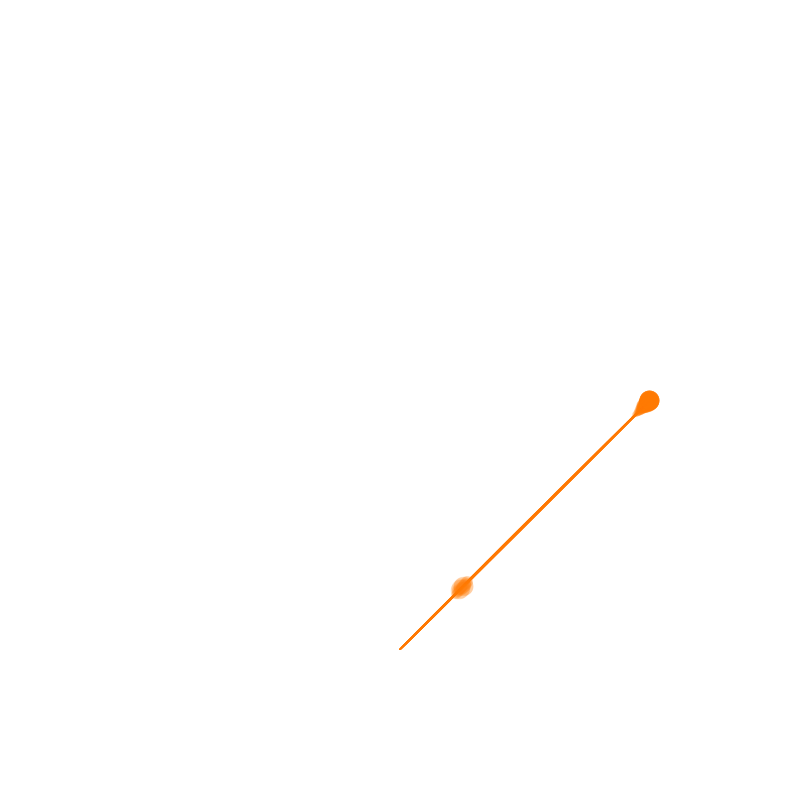
Frame 1 (no input)
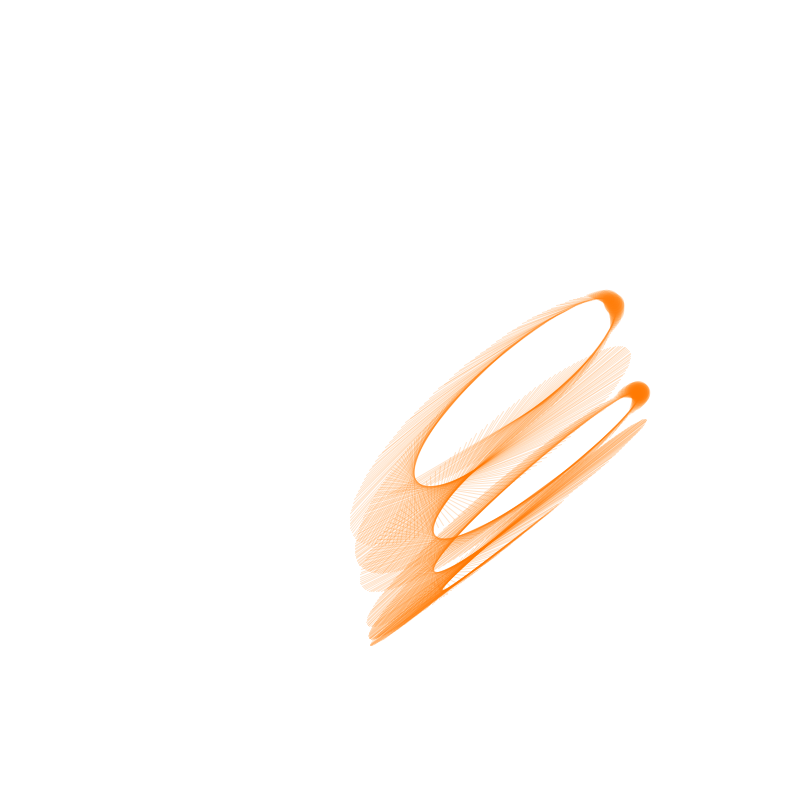
Frame 60 (the mouse pressed at the canvas centre just before this capture)
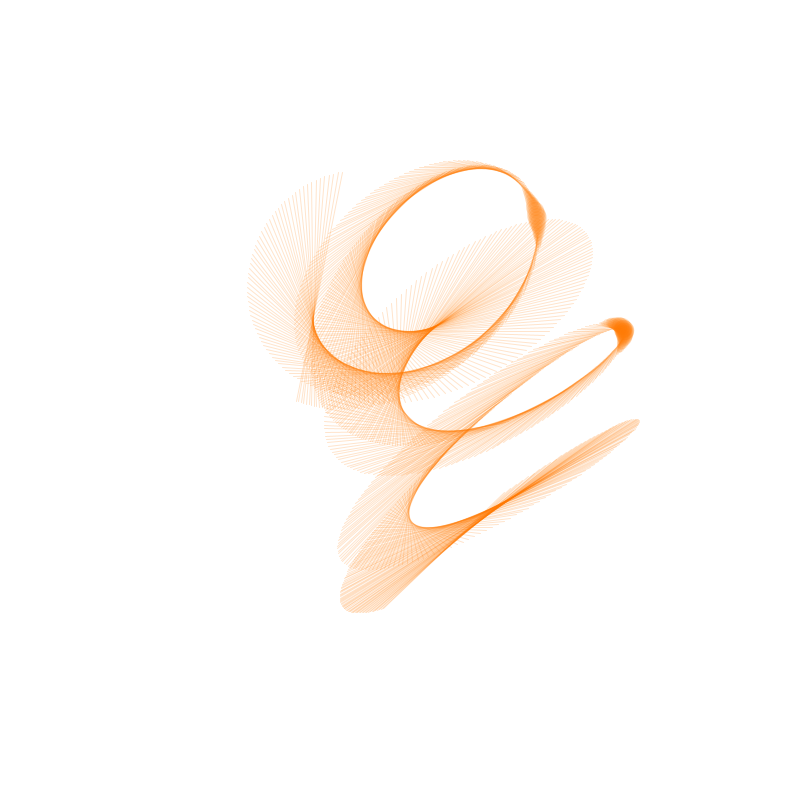
Frame 120 (the mouse held since frame 60 and released just before this capture)

The Processing sketch that drew these frames (run headless with seeded random() and noise(); from frame 60 on, the mouse is pressed at the canvas centre):

// Processing sketch: processing_101559
// ── processing_101559.pde

float a = 0;

float k = 5;
float l = 1;
float step =0.01;
float q = 1;
float s = 1;
float d = 1;
float f = 1;
float aOffset=0;
float aOffsetS=0.01;
float qs = 0.001;
float ss = 0.003;
float ds = 0.002;
float fs = 0.0005;
float icount = 1;
float jcount = 1;
float r = 250;
int i=0;
int j=0;
float complexity = 4;
void setup()
{
frameRate(30);
colorMode(HSB,100);
qs=random(-0.003,0.003);
ss=random(-0.003,0.003);
ds=random(-0.003,0.003);
fs=random(-0.003,0.003);

size(800,800);

q=1;
s=1;
d=1;
f=1;
}
void draw()
{
  aOffset+=aOffsetS;
  noStroke();
  //fill(0,0,100,5);
  background(100,0,100);
  q+=qs;
  s+=ss;
  d+=ds;
  f+=fs;
  if(q>complexity || q<0.1)
  {
    qs*=-1;
  }
  
  if(s>complexity || s<0.1)
  {
    ss*=-1;
  }
 if(d>complexity || d<0.1)
  {
    ds*=-1;
  }
   if(f>complexity || f<0.1)
  {
    fs*=-1;
  }
  float moy = (q+s+d+f)/4;
  translate((width/2),(height/2));
  rotate(PI/16*aOffset);
  a=aOffset;
  
  while(a<PI*2+aOffset)
  {
  
  PVector p1=new PVector(r*cos(q*a)*cos(s*a),r*sin(d*a)*sin(f*a));
  a+=step;
  PVector p2=new PVector(r*cos((q+1)*a)*cos((s+1)*a),r*sin((d+1)*a)*sin((f+1)*a));
  stroke(8,100,100,20);
  float greyness = dist(p1.x,p1.y,p2.x,p2.y)*0.5;
  strokeWeight(max((20/icount)-dist(p1.x,p1.y,p2.x,p2.y)*(1/moy),1));
  line(p2.x,p2.y,p1.x,p1.y);
  }
  
  i++;
  //save("img_"+str(i));
}
